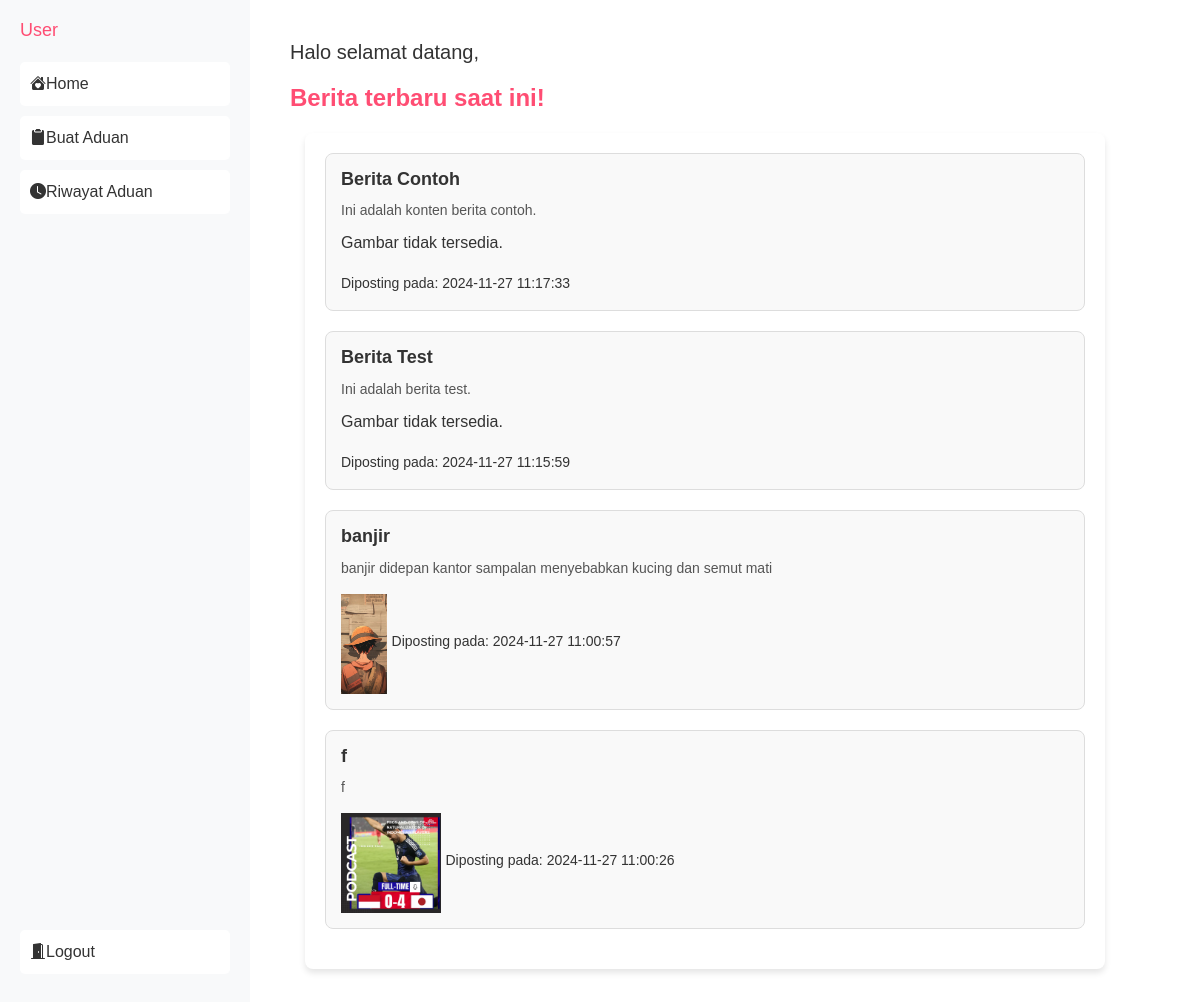
/dashboard.php (signed in), run on the app's committed database.
### tables this page shows
CREATE TABLE `berita` (
  `id` int NOT NULL AUTO_INCREMENT,
  `title` varchar(255) NOT NULL,
  `content` text NOT NULL,
  `image` varchar(255) DEFAULT NULL,
  `created_at` timestamp NULL DEFAULT CURRENT_TIMESTAMP,
  PRIMARY KEY (`id`)
);

### dashboard.php (the view, shortened to what this page needs)
<?php
$host_db  = "localhost";
$user_db  = "root";
$pass_db  = "mysql123";
$nama_db  = "login";
$koneksi = mysqli_connect($host_db, $user_db, $pass_db, $nama_db);
$query_berita = "SELECT * FROM berita ORDER BY created_at DESC";
$result_berita = mysqli_query($koneksi, $query_berita);
?>
<!DOCTYPE html>
<html lang="en">
<head>
    <link rel="stylesheet" href="./css/dashbord.css" />
    <link
        rel="stylesheet"
        href="https://cdn.jsdelivr.net/npm/bootstrap@5.3.3/dist/css/bootstrap.min.css"
    />
    <link
        href="https://cdn.jsdelivr.net/npm/bootstrap-icons/font/bootstrap-icons.css"
        rel="stylesheet"
    />
</head>
<body>
<div class="sidebar">
    <div class="sidebar-header">
        <h2>User</h2>
    </div>
    <div class="sidebar-menu">
        <a href="dashboard.php" class="menu-item">
            <i class="bi bi-house-heart-fill"></i> Home
        </a>
        <a href="Aduan.php" class="menu-item">
            <i class="bi bi-clipboard2-fill"></i> Buat Aduan
        </a>
        <a href="riwayat_aduan.php" class="menu-item">
            <i class="bi bi-clock-fill"></i> Riwayat Aduan
        </a>
    </div>
    <div class="sidebar-footer">
        <a href="landing.html" class="menu-item logout">
            <i class="bi bi-door-open-fill"></i> Logout
        </a>
    </div>
</div>
<div class="main-content">
    <header class="header">
        <h2>Halo selamat datang,</h2>
        <h1 class="name">Berita terbaru saat ini<span>!</span></h1>
    </header>
                <div class="news-container">
                    <?php if (mysqli_num_rows($result_berita) > 0): ?>
                        <?php while ($berita = mysqli_fetch_assoc($result_berita)): ?>
                            <div class="news-item">
                                <h3 class="news-title"><?php echo htmlspecialchars($berita['title']); ?></h3>
                                <p class="news-content"><?php echo nl2br(htmlspecialchars($berita['content'])); ?></p>
                                <?php if (!empty($berita['image']) && file_exists('admin/' . $berita['image'])): ?>
                                    <img src="<?php echo 'admin/' . htmlspecialchars($berita['image']); ?>" alt="Gambar Berita" style="max-width: 100px; max-height: 100px; width: auto; height: auto; margin-top: 5px;">
                                <?php else: ?>
                                    <p>Gambar tidak tersedia.</p>
                                <?php endif; ?>
                                <small>Diposting pada: <?php echo htmlspecialchars($berita['created_at']); ?></small>
                            </div>
                        <?php endwhile; ?>
                    <?php else: ?>
                        <p>Tidak ada berita yang tersedia.</p>
                    <?php endif; ?>
                </div>
            </div>
</body>
</html>

### css/dashbord.css (style rules this page uses)
* { margin: 0; padding: 0; box-sizing: border-box; font-family: Arial, sans-serif; }
body { display: flex; min-height: 100vh; background-color: #fff; color: #fff; }
.sidebar { width: 200px; background-color: #fff; padding: 20px; display: flex; flex-direction: column; align-items: flex-start; height: 100vh; }
.sidebar-header h2 { font-size: 18px; color: #ff4d73; margin-bottom: 20px; }
.sidebar-menu { width: 100%; flex: 1; }
.menu-item { display: flex; align-items: center; padding: 10px; margin-bottom: 10px; background-color: #fff; border-radius: 5px; color: #333; text-decoration: none; }
.sidebar-footer { margin-top: auto; width: 100%; }
.menu-item.logout { display: flex; align-items: center; padding: 10px; background-color: #fff; border-radius: 5px; color: #333; text-decoration: none; width: 100%; }
.main-content { flex: 1; padding: 15px; background-color: #fff; color: #333; margin-top: 10px; border-radius: 8px; }

### dashboard.php (style rules this page uses)
.news-container { margin-top: 20px; }
.news-item { margin-bottom: 20px; padding: 15px; border: 1px solid #ddd; border-radius: 8px; background-color: #f9f9f9; }
.news-title { font-size: 18px; font-weight: bold; color: #333; }
.news-content { margin: 10px 0; font-size: 14px; color: #555; }
.sidebar { position: fixed; top: 0; left: 0; height: 100%; width: 250px; background-color: #f8f9fa; padding-top: 20px; overflow-y: auto; z-index: 1000; }
.main-content { margin-left: 270px; padding: 20px; overflow: auto; }
.news-container { max-width: 800px; margin: 15px; background-color: #fff; border-radius: 8px; box-shadow: 0 4px 6px rgba(0, 0, 0, 0.1); padding: 20px; }
.name { font-size: 24px; font-weight: bold; color: #ff4d73; font-family: 'Arial', sans-serif; margin: 20px 0; }
.header h2 { font-size: 20px; font-weight: 400; color: #333; font-family: 'Arial', sans-serif; margin: 10px 0; }

### data on the page
berita: title "Berita Contoh", content "Ini adalah konten berita contoh.", shows "Gambar tidak tersedia.", created_at "2024-11-27 11:17:33"
berita: title "Berita Test", content "Ini adalah berita test.", shows "Gambar tidak tersedia.", created_at "2024-11-27 11:15:59"
berita: title "banjir", content "banjir didepan kantor sampalan menyebabkan kucing dan semut mati", image (picture), created_at "2024-11-27 11:00:57"
berita: title "f", content "f", image (picture), created_at "2024-11-27 11:00:26"
